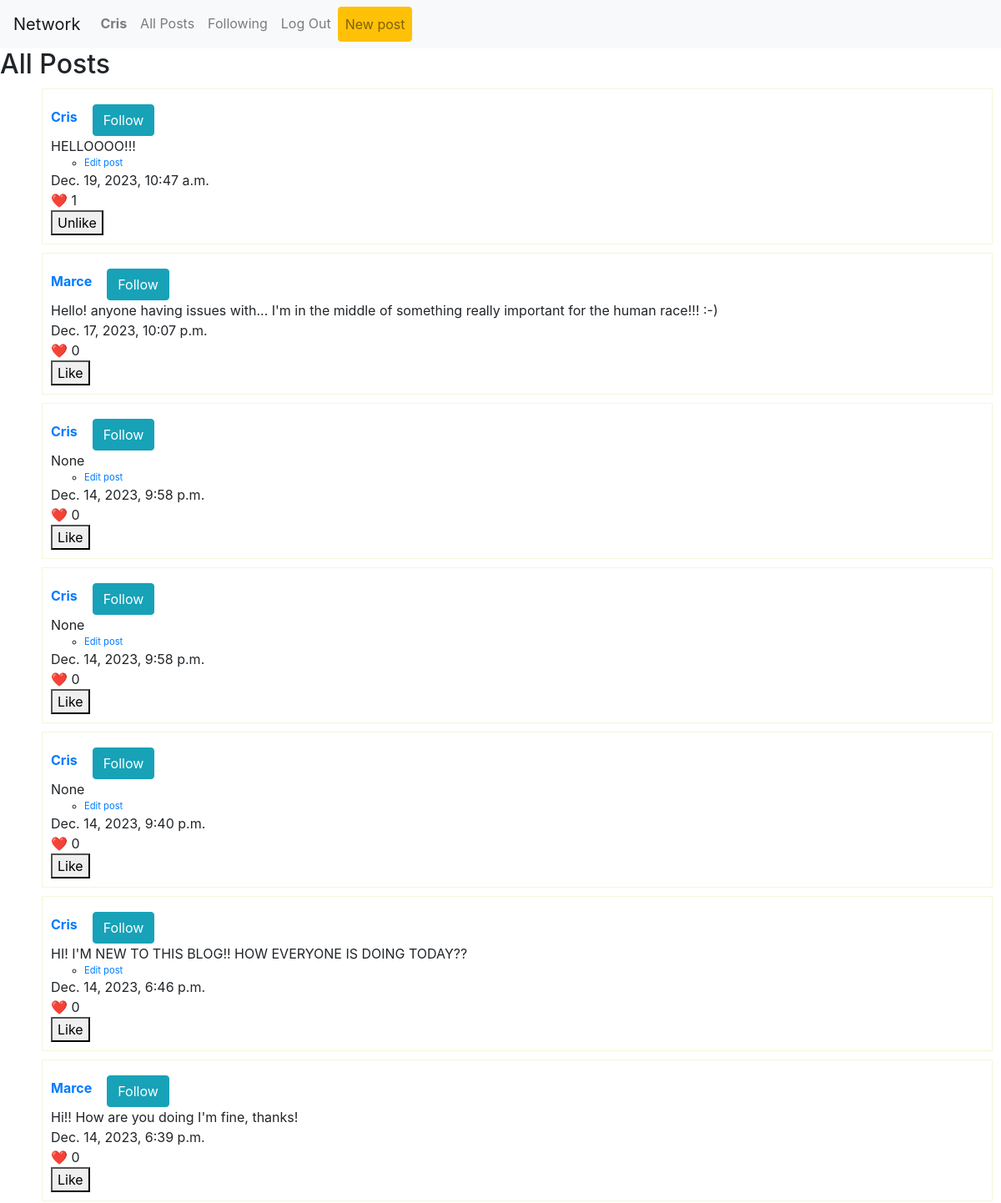
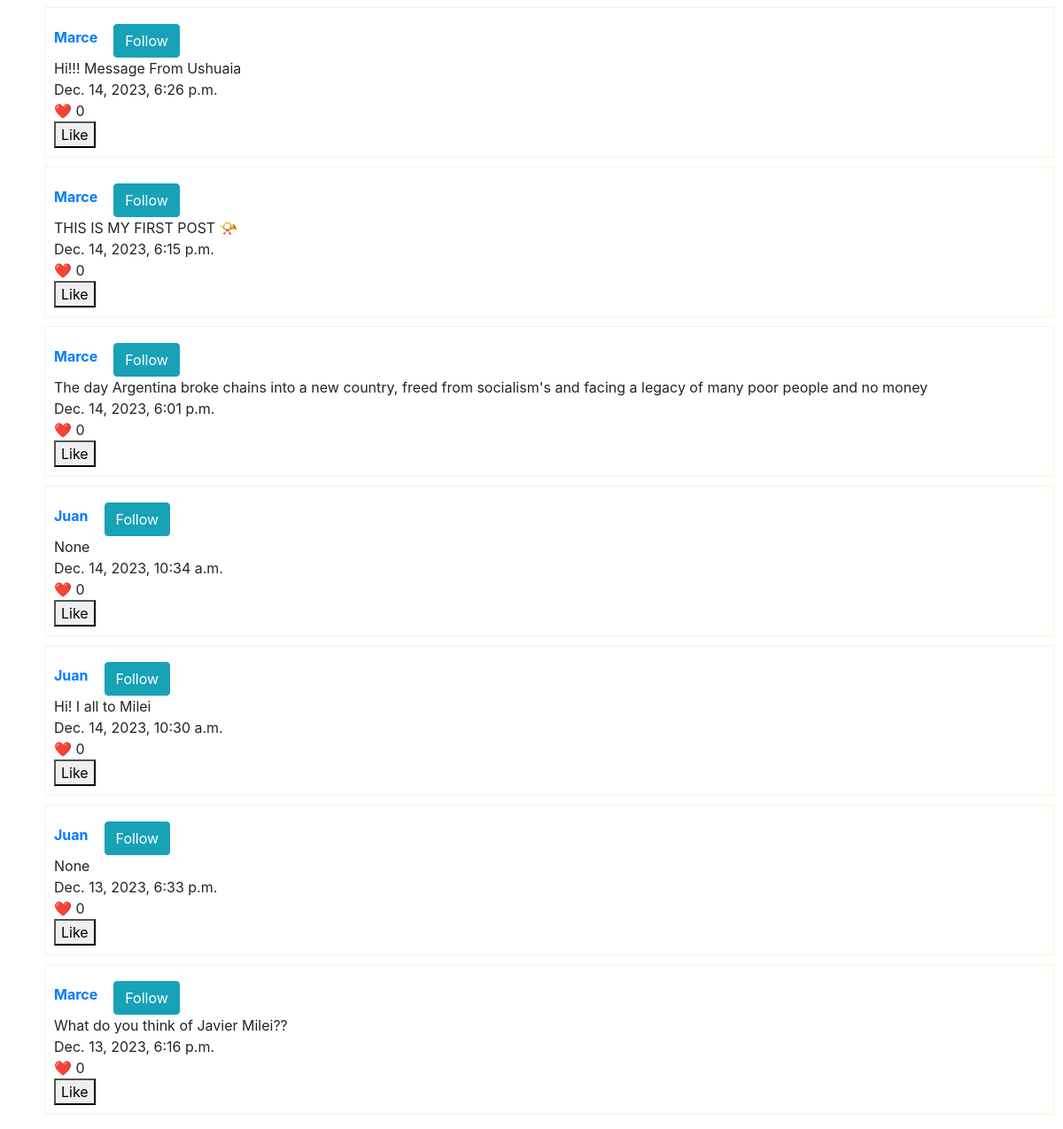
The app's page /posts (signed in) with its own data (2 pictures, top to bottom).
### network/models.py (models this page shows, shortened)
class User(AbstractUser):
    pass
    def __str__(self):
        return f"{self.username}"

class Post(models.Model):
    post = models.CharField(max_length=280, null=True, blank=True)
    created_by = models.ForeignKey(User, on_delete=models.CASCADE)
    created_date = models.DateTimeField(auto_now_add=True)
    likes = models.ManyToManyField(User, blank=True, related_name="liked_user", verbose_name="Likes")

### network/views.py (the view)
# urls.py: path("posts", views.all_posts, name="allposts"),
def all_posts(request):
    try:
        posts = Post.objects.order_by("-created_date").all()
        if request.user.is_authenticated:
            user_profile = UserProfile.objects.get_or_create(user=request.user)[0]
            for post in posts:
                post.is_following = user_profile.following_users.filter(username=post.created_by.username).exists()
        return render(request, 'network/allposts.html', {'posts': posts, 'user_profile': user_profile, 'is_following': is_following})
    except Exception as e:
        print(f"Exception in all_posts view: {e}")
        return render(request, 'network/allposts.html', {'posts': posts})

### network/templates/network/allposts.html (shortened to what this page needs)
{% extends "network/layout.html" %}
{% block body %}
<h2>All Posts</h2>
<ul style="list-style-type: none;">
    {% for post in posts %}
    <div style="border: 1px solid beige; margin:10px; padding: 10px">
        <div style="display: flex; align-items: center;">
            <li style="margin-right: 10px;">
                <a href="{% url 'network:profile' username=post.created_by.username %}" style="text-decoration: none;">
                    <strong>{{ post.created_by }}</strong>
                </a>
            </li>
            <li>
                <form method="POST" action="{% url 'network:follow_toggle' %}" id="follow-form-{{ post.id }}" class="follow-form">
                    <button type="submit" class="btn {% if post.is_following %}btn-danger{% else %}btn-info{% endif %} mt-2 ml-2">
                        {% if not post.is_following %}
                            Follow
                        {% else %}
                            Unfollow
                        {% endif %}
                    </button>
                </form>
            </li>
        </div>
        <li>{{ post.post }}</li>
        {% if user.is_authenticated %}
            {% if user_profile.user|lower == post.created_by.username|lower %}
            <ul style="display: flex;">
                <li style="font-size: 70%;"><a href="{% url 'network:edit' post.id %}">Edit post</a></li>
            </ul>
            {% endif %}
        {% endif %}
        <li>{{ post.created_date }}</li>
        <li>❤️ {{ post.likes.count }} </li>
        <form method="post" action="{% url 'network:like_post' post_id=post.id %}">
            <button type="submit">
                {% if user in post.likes.all %}
                    Unlike
                {% else %}
                    Like
                {% endif %}
            </button>
        </form>
    </div>
    {% endfor %}
</ul>
{% endblock %}

### network/templates/network/layout.html (shortened to what this page needs)
{% load static %}
<!DOCTYPE html>
<html lang="en">
    <head>
        <link rel="stylesheet" href="https://stackpath.bootstrapcdn.com/bootstrap/4.4.1/css/bootstrap.min.css">
        <link href="{% static 'network/styles.css' %}" rel="stylesheet">
    </head>
    <body>
        <nav class="navbar navbar-expand-lg navbar-light bg-light">
            <a class="navbar-brand" href="#">Network</a>
            <div>
              <ul class="navbar-nav mr-auto">
                {% if user.is_authenticated %}
                    <li class="nav-item">
                        <a class="nav-link" href="{% url 'network:profile' request.user.username %}"><strong>{{ user.username }}</strong></a>
                    </li>
                {% endif %}
                <li class="nav-item">
                  <a class="nav-link" href="{% url 'network:allposts' %}">All Posts</a>
                </li>
                {% if user.is_authenticated %}
                    <li class="nav-item">
                        <a class="nav-link" href="{% url 'network:following' %}">Following</a>
                    </li>
                    <li class="nav-item">
                        <a class="nav-link" href="{% url 'network:logout' %}">Log Out</a>
                    </li>
                    <li class="nav-item">
                        <a class="nav-link btn btn-warning" href="{% url 'network:create' %}">New post</a>
                    </li>
                {% endif %}
              </ul>
            </div>
          </nav>
        <div class="body">
            {% block body %}
            {% endblock %}
        </div>
    </body>
</html>

### records on screen
User: username "Cris"
Post: created_by "Cris", shows "Follow", post "HELLOOOO!!!", shows "Edit post", created_date "Dec. 19, 2023, 10:47 a.m.", likes.count "1", shows "Unlike"
Post: created_by "Marce", shows "Follow", post "Hello! anyone having issues with... I'm in the middle of something really important for the human race!!! :-)", created_date "Dec. 17, 2023, 10:07 p.m.", likes.count "0", shows "Like"
Post: created_by "Cris", shows "Follow", post "None", shows "Edit post", created_date "Dec. 14, 2023, 9:58 p.m.", likes.count "0", shows "Like"
Post: created_by "Cris", shows "Follow", post "None", shows "Edit post", created_date "Dec. 14, 2023, 9:58 p.m.", likes.count "0", shows "Like"
Post: created_by "Cris", shows "Follow", post "None", shows "Edit post", created_date "Dec. 14, 2023, 9:40 p.m.", likes.count "0", shows "Like"
Post: created_by "Cris", shows "Follow", post "HI! I'M NEW TO THIS BLOG!! HOW EVERYONE IS DOING TODAY??", shows "Edit post", created_date "Dec. 14, 2023, 6:46 p.m.", likes.count "0", shows "Like"
Post: created_by "Marce", shows "Follow", post "Hi!! How are you doing I'm fine, thanks!", created_date "Dec. 14, 2023, 6:39 p.m.", likes.count "0", shows "Like"
Post: created_by "Marce", shows "Follow", post "Hi!!! Message From Ushuaia", created_date "Dec. 14, 2023, 6:26 p.m.", likes.count "0", shows "Like"
Post: created_by "Marce", shows "Follow", post "THIS IS MY FIRST POST 📯", created_date "Dec. 14, 2023, 6:15 p.m.", likes.count "0", shows "Like"
Post: created_by "Marce", shows "Follow", post "The day Argentina broke chains into a new country, freed from socialism's and facing a legacy of many poor people and no money", created_date "Dec. 14, 2023, 6:01 p.m.", likes.count "0", shows "Like"
Post: created_by "Juan", shows "Follow", post "None", created_date "Dec. 14, 2023, 10:34 a.m.", likes.count "0", shows "Like"
Post: created_by "Juan", shows "Follow", post "Hi! I all to Milei", created_date "Dec. 14, 2023, 10:30 a.m.", likes.count "0", shows "Like"
Post: created_by "Juan", shows "Follow", post "None", created_date "Dec. 13, 2023, 6:33 p.m.", likes.count "0", shows "Like"
Post: created_by "Marce", shows "Follow", post "What do you think of Javier Milei??", created_date "Dec. 13, 2023, 6:16 p.m.", likes.count "0", shows "Like"
